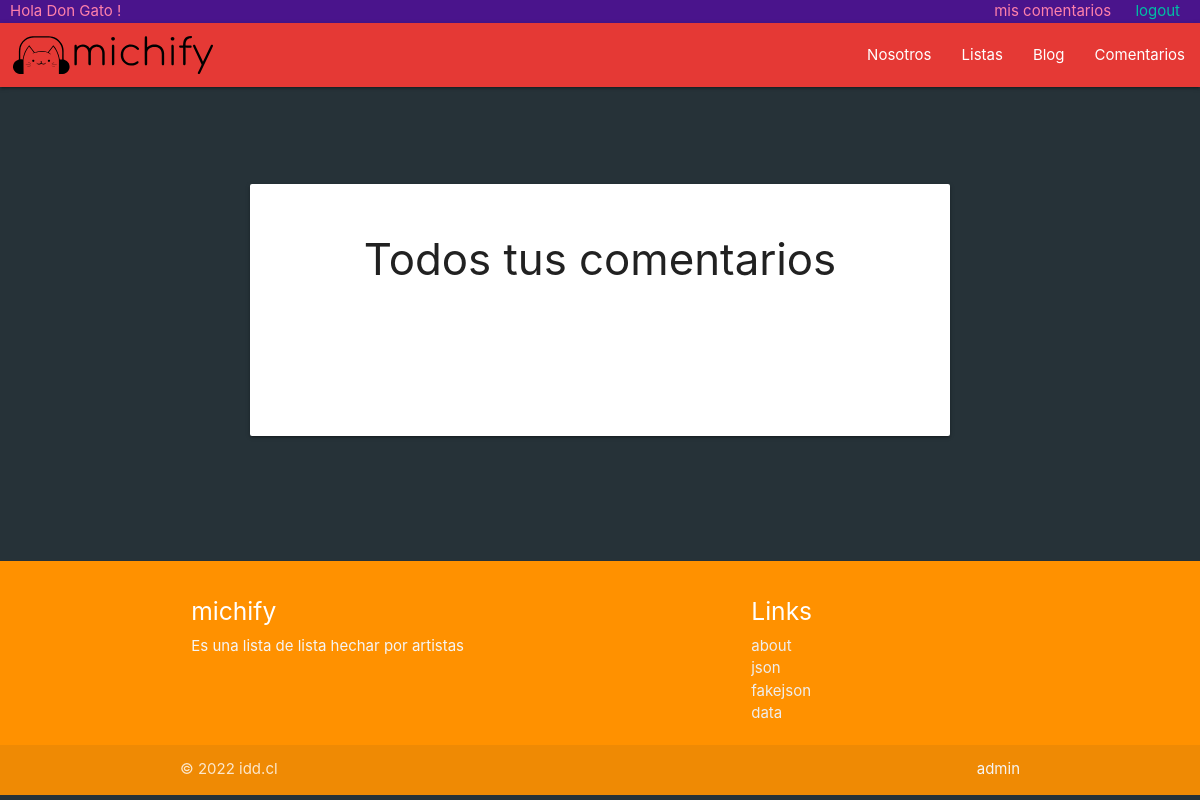
/mymessages (signed in), run on an earlier commit of the app's database.
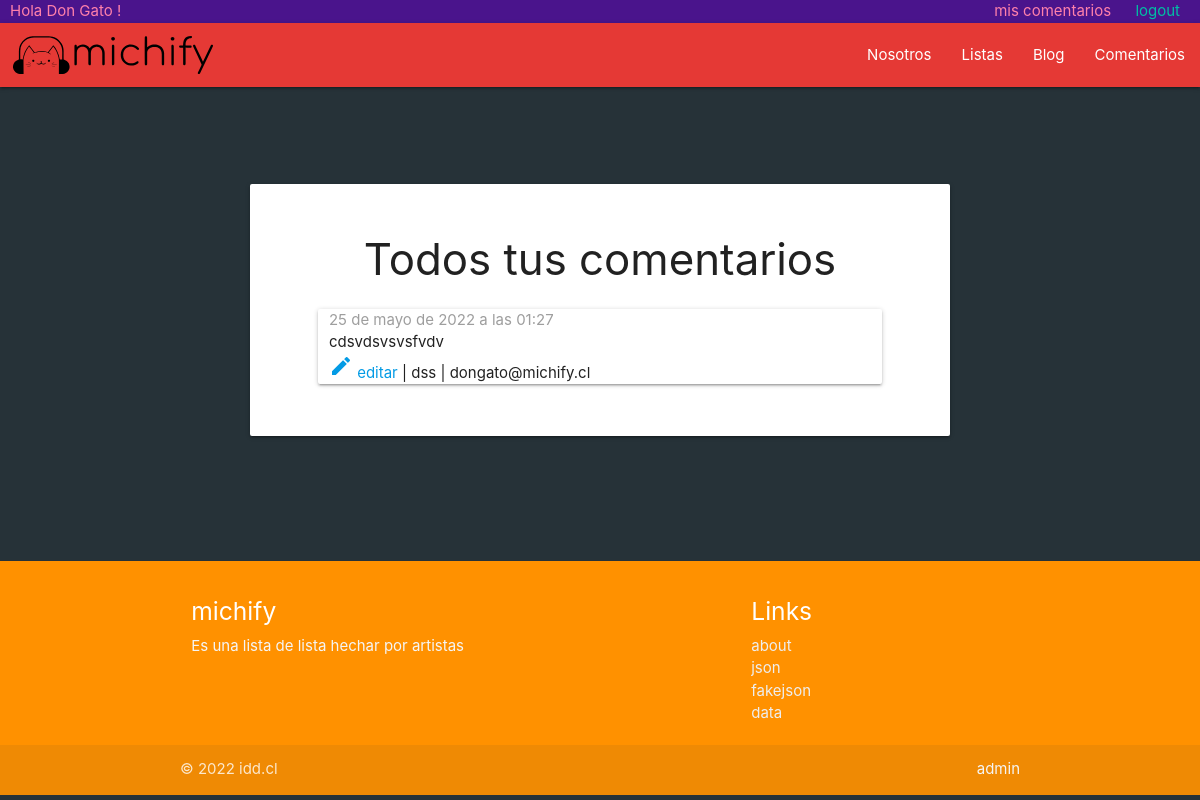
And on a later commit of the database.
### web/models.py (models this page shows, shortened)
class Contact(models.Model):
  name = models.CharField(max_length=200)
  sender = models.EmailField()
  subject = models.CharField(max_length=200)
  message = models.TextField()
  cc_myself = models.BooleanField(default=False)
  sending_date = models.DateTimeField(blank=True, null=True)

### web/views.py (the view)
# urls.py: path('mymessages', views.my_messages, name='my_messages'),
@login_required
def my_messages(request):
  email = request.user.email
  my_messages = Contact.objects.filter(sender=email).all().order_by('sending_date')
  return render(request, 'web/my_messages.html', {'my_messages': my_messages})

### web/templates/web/my_messages.html (shortened to what this page needs)
{% extends './base.html' %}
{% load static %}
{% block content %}
<div class="container">
    <div class="row">
        <br><br><br><br>
        <div class="col s12 m10 offset-m1 card section">
            <br>
            <h3 class="center">Todos tus comentarios</h3>
            {% for my_message in my_messages %}
            <div class="col s12 m10 offset-m1 card">
                {% if my_message.sending_date %}
                <p id="published" class="grey-text">{{ my_message.sending_date }}</p>
                {% endif %}
                <p>{{my_message.message}}</p>
                <p>
                    <a href={% url 'message_detail' pk=my_message.pk %}>
                        <i class="material-icons">edit</i>
                        editar
                    </a> |
                   <span>{{my_message.name}}</span> |
                   <span>{{my_message.sender}}</span>
            </div>
            {% endfor %}
            <br><br><br><br><br><br>
        </div>
    </div>
    <br><br><br><br>
</div>
{% endblock %}

What changed in the data, as far as the page shows it:
added Contact: sending_date "25 de mayo de 2022 a las 01:27", message "cdsvdsvsvsfvdv", name "dss", sender "dongato@michify.cl"
